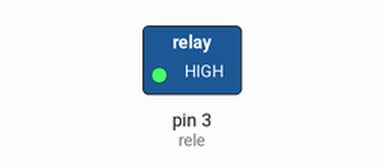
Bench run of a sketch on a simulated Arduino Uno, built with avr-gcc and run on an emulated ATmega328P. Parts: switched loads named in the sketch (green lamp = pin HIGH). Dashed ring = blinking. What the sketch prints to the serial monitor is not drawn.

Above: at 0.2 s.
Timing chart, 0 to 3.0 s (numbered marks = the images above):
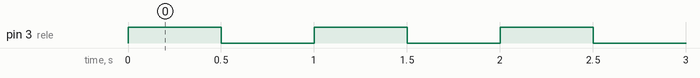

The sketch:

acionamento_rele.ino
```cpp
#define rele 3

void setup() {
  pinMode(rele, OUTPUT);
  Serial.begin(9600);
}

void loop() {
  digitalWrite(rele, 1);
  Serial.print("LIGADO");
  delay(500);
  digitalWrite(rele, 0);
  Serial.print("DESLIGADO");
  delay(500);
}
```

Measured:
- by itself, pin 3 (rele): alternates HIGH for 0.50 s and LOW for 0.50 s
